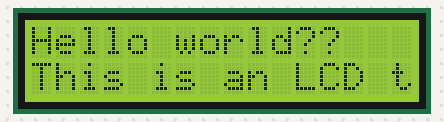
The program below on a simulated Raspberry Pi (BCM pin numbers). On the bench: 16×2 character LCD. At 0.1 s the program stops and its outputs stay as they are.

Above: at 0.2 s.

The program:

51-lcd.py
```python
import time,sys
import smbus

bus = smbus.SMBus(1)

# this device has two I2C addresses
DISPLAY_TEXT_ADDR = 0x3e

# send command to display (no need for external use)
def textCommand(cmd):
    bus.write_byte_data(DISPLAY_TEXT_ADDR,0x80,cmd)

# set display text \n for second line(or auto wrap)
def setText(text):
    textCommand(0x01) # clear display
    time.sleep(.05)
    textCommand(0x08 | 0x04) # display on, no cursor
    textCommand(0x28) # 2 lines
    time.sleep(.05)
    count = 0
    row = 0
    for c in text:
        if c == '\n' or count == 16:
            count = 0
            row += 1
            if row == 2:
                break
            textCommand(0xc0)
            if c == '\n':
                continue
        count += 1
        bus.write_byte_data(DISPLAY_TEXT_ADDR,0x40,ord(c))

# main
setText("Hello world?? \nThis is an LCD test")
```
